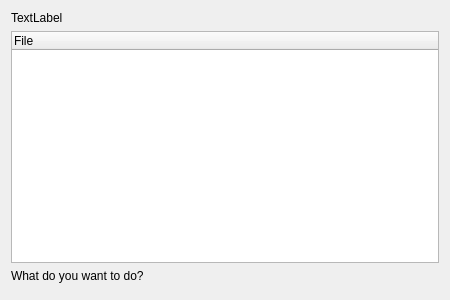
<?xml version="1.0" encoding="UTF-8"?>
<ui version="4.0">
 <class>FilesDialog</class>
 <widget class="QDialog" name="FilesDialog">
  <property name="geometry">
   <rect>
    <x>0</x>
    <y>0</y>
    <width>450</width>
    <height>300</height>
   </rect>
  </property>
  <property name="windowTitle">
   <string>Dialog</string>
  </property>
  <layout class="QVBoxLayout" name="verticalLayout">
   <item>
    <widget class="QLabel" name="topLabel">
     <property name="frameShape">
      <enum>QFrame::NoFrame</enum>
     </property>
     <property name="text">
      <string>TextLabel</string>
     </property>
     <property name="textInteractionFlags">
      <set>Qt::NoTextInteraction</set>
     </property>
    </widget>
   </item>
   <item>
    <widget class="QTreeWidget" name="treeWidget">
     <property name="selectionMode">
      <enum>QAbstractItemView::NoSelection</enum>
     </property>
     <property name="rootIsDecorated">
      <bool>false</bool>
     </property>
     <property name="uniformRowHeights">
      <bool>true</bool>
     </property>
     <property name="itemsExpandable">
      <bool>false</bool>
     </property>
     <property name="allColumnsShowFocus">
      <bool>true</bool>
     </property>
     <property name="expandsOnDoubleClick">
      <bool>false</bool>
     </property>
     <attribute name="headerHighlightSections">
      <bool>true</bool>
     </attribute>
     <attribute name="headerHighlightSections">
      <bool>true</bool>
     </attribute>
     <column>
      <property name="text">
       <string>File</string>
      </property>
     </column>
    </widget>
   </item>
   <item>
    <widget class="QLabel" name="bottomLabel">
     <property name="text">
      <string>What do you want to do?</string>
     </property>
    </widget>
   </item>
   <item>
    <widget class="QWidget" name="buttonBar" native="true"/>
   </item>
  </layout>
 </widget>
 <resources/>
 <connections/>
</ui>
